Frame 1 (no input): blank canvas, image omitted
Frame 60 (no input): blank canvas, image omitted
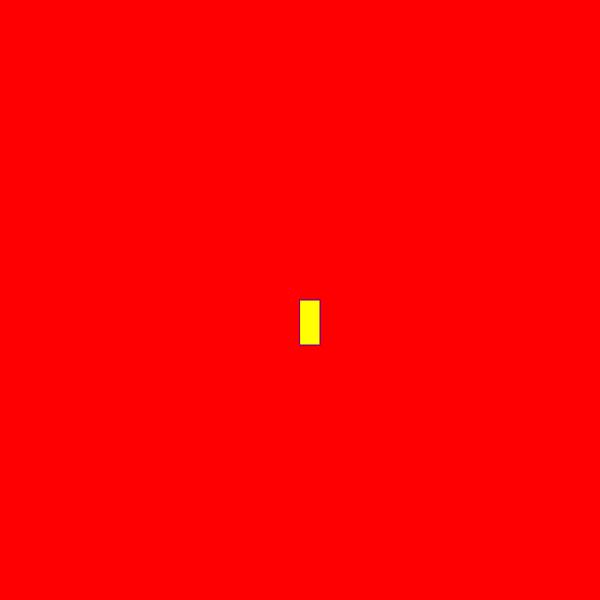
Frame 120 (the mouse pressed at the canvas centre since frame 60)

The p5.js sketch whose frames 1 and 60 were blank and that drew this single picture after the mouse press (run headless with seeded random() and noise() and a simulated clock; from frame 60 on, the mouse is pressed at the canvas centre):

// p5.js sketch
// ── sketch.js
function setup() {
  createCanvas(600, 600);
  background("red");
}

function draw() {
  

  stroke("purple");
  fill("yellow");

  // console.log(mouseIsPressed)

  if (mouseIsPressed) {
    rect(mouseX, mouseY, 20, 45);
  }
}
